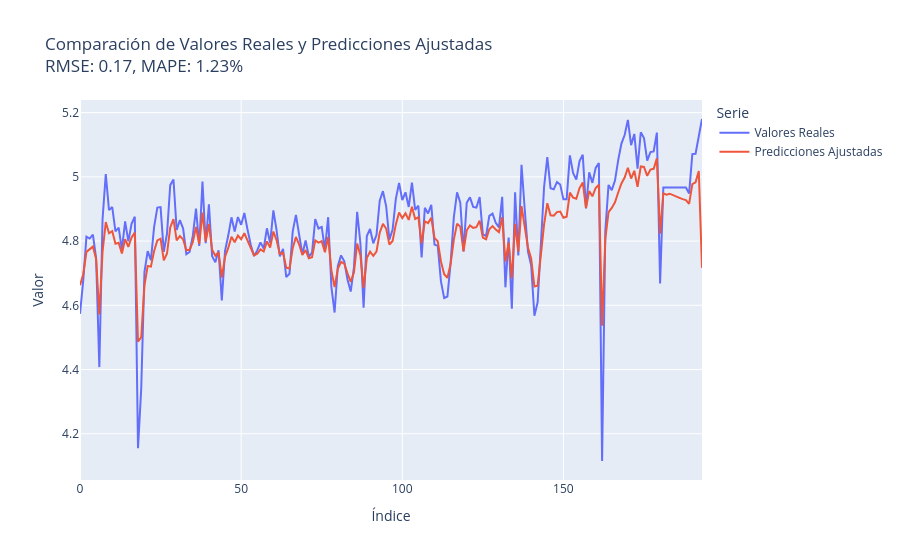

Notebook cell for this chart:
### Code cell
# Hacer predicciones
y_pred = model_lstm.predict(X_test)

# Invertir la escala de los datos
y_test_inv = scaler.inverse_transform(y_test.reshape(-1, 1))
y_pred_inv = scaler.inverse_transform(y_pred)

# Ajustar las predicciones si es necesario
y_pred_inv = np.roll(y_pred_inv, shift=-1)

# Evaluar el modelo en el conjunto de test
mae = mean_absolute_error(y_test_inv, y_pred_inv)
mse = mean_squared_error(y_test_inv, y_pred_inv)
mape = mean_absolute_percentage_error(y_test_inv, y_pred_inv)

print(f'MAE: {mae}')
print(f'MSE: {mse}')
print(f'MAPE: {mape}')


# Crear un DataFrame con los valores reales y las predicciones
df_plot = pd.DataFrame({
    'Índice': np.arange(len(y_test_inv)),  # Índices de las muestras
    'Valores Reales': y_test_inv.flatten(),  # Convertir a formato plano
    'Predicciones Ajustadas': y_pred_inv.flatten()  # Convertir a formato plano
})

fig = px.line(df_plot, x='Índice', y=['Valores Reales', 'Predicciones Ajustadas'],
              labels={'value': 'Valor', 'variable': 'Serie'},
              title=f'Comparación de Valores Reales y Predicciones Ajustadas<br>RMSE: {rmse:.2f}, MAPE: {mape:.2%}')


# Mostrar el gráfico
fig.show()

### Figure 1 — Plotly figure (JSON) as saved in the notebook; plotly's stock layout.template omitted (floating-point values rounded to 4 significant figures; data arrays with more than 128 entries replaced by an {"elided": "..."} marker saying what was removed)
{"data": [{"hovertemplate": "Serie=Valores Reales<br>Índice=%{x}<br>Valor=%{y}<extra></extra>", "legendgroup": "Valores Reales", "line": {"color": "#636efa", "dash": "solid"}, "marker": {"symbol": "circle"}, "mode": "lines", "name": "Valores Reales", "orientation": "v", "showlegend": true, "type": "scatter", "x": {"elided": "194 int values"}, "xaxis": "x", "y": {"elided": "194 float values"}, "yaxis": "y"}, {"hovertemplate": "Serie=Predicciones Ajustadas<br>Índice=%{x}<br>Valor=%{y}<extra></extra>", "legendgroup": "Predicciones Ajustadas", "line": {"color": "#EF553B", "dash": "solid"}, "marker": {"symbol": "circle"}, "mode": "lines", "name": "Predicciones Ajustadas", "orientation": "v", "showlegend": true, "type": "scatter", "x": {"elided": "194 int values"}, "xaxis": "x", "y": {"elided": "194 float values"}, "yaxis": "y"}], "layout": {"legend": {"title": {"text": "Serie"}, "tracegroupgap": 0}, "title": {"text": "Comparación de Valores Reales y Predicciones Ajustadas<br>RMSE: 0.17, MAPE: 1.23%"}, "xaxis": {"anchor": "y", "domain": [0, 1], "title": {"text": "Índice"}}, "yaxis": {"anchor": "x", "domain": [0, 1], "title": {"text": "Valor"}}}}
